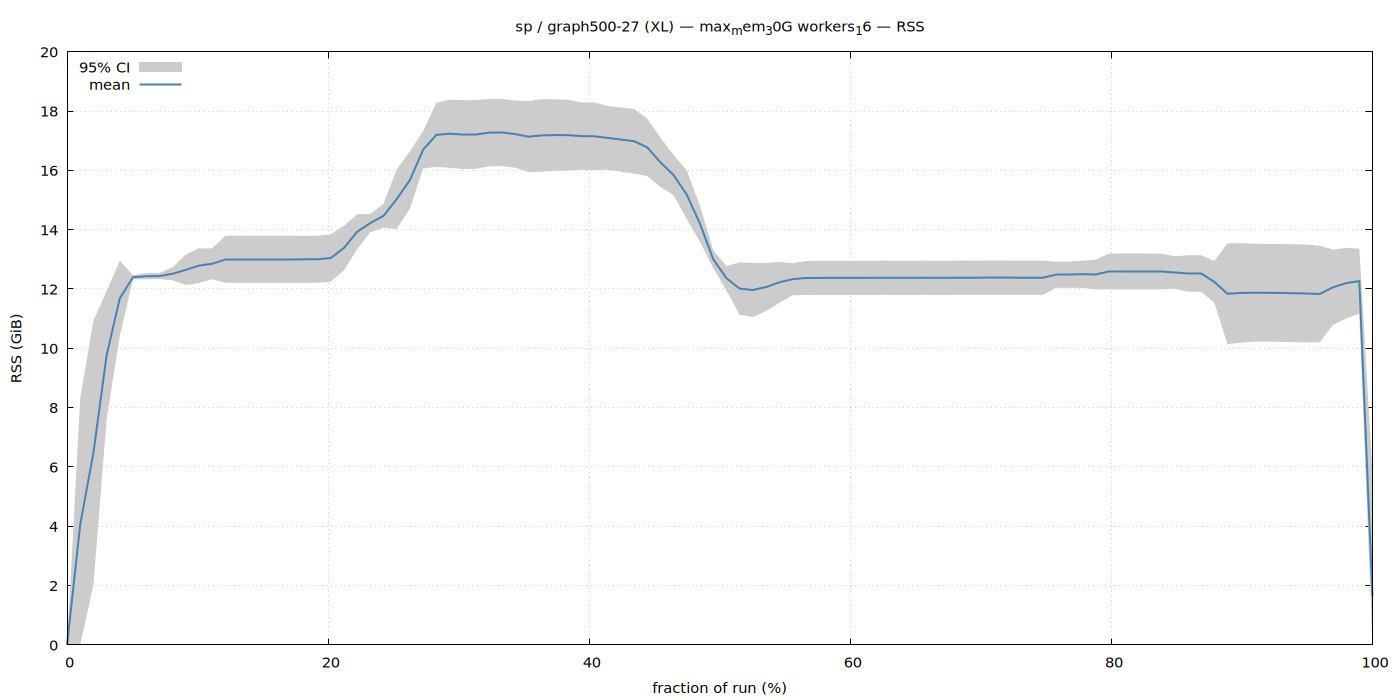

Write gnuplot code to recreate this figure.
set terminal pngcairo size 1400,700 enhanced font 'Sans,11'
set output '/home/ubuntu/nvm/gfrs/sp/XL/graph500-27/max_mem_30G_workers_16/rss.png'
set title "sp / graph500-27 (XL) — max_mem_30G workers_16 — RSS"
set xlabel 'fraction of run (%)'
set ylabel 'RSS (GiB)'
set grid
set key top left
set yrange [0:*]
plot '/home/ubuntu/nvm/gfrs/sp/XL/graph500-27/max_mem_30G_workers_16/rss.dat' using 1:3:4 with filledcurves lc rgb '#cccccc' title '95% CI', \
     '' using 1:2 with lines lw 2 lc rgb '#4682b4' title 'mean'
